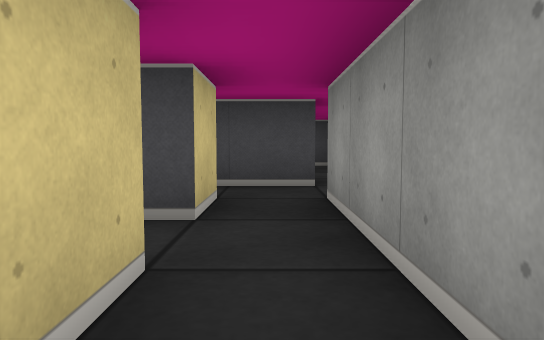
View 1 (above)

23 first-person views from a walk through a cub3D maze. The camera is about half as high as the walls, tilts 4° down and sees 70° across. The floor is counted in squares. Each view is taken from the middle of a square. On the plan, view 1 faces up. The plan holds only what a view shows up to about 9 squares ahead; the rest is blank.

View 2
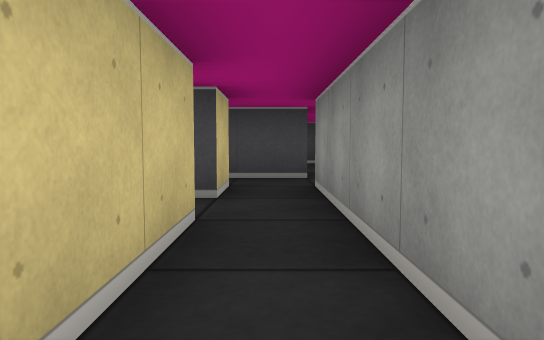

View 3
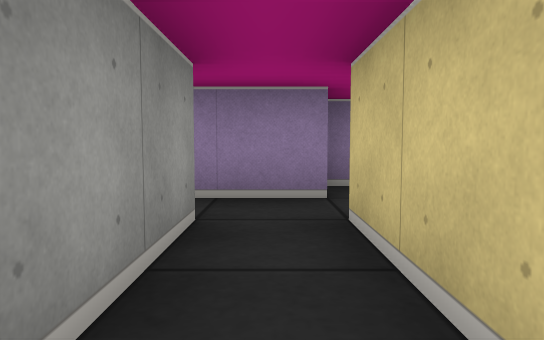

View 4
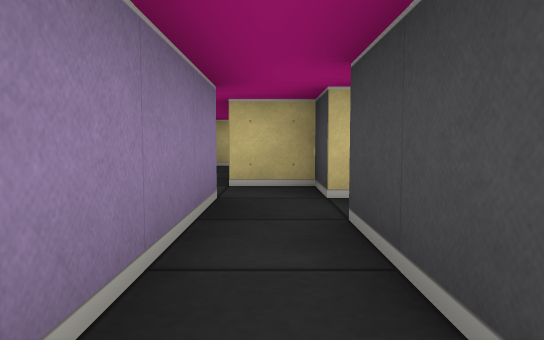

View 5
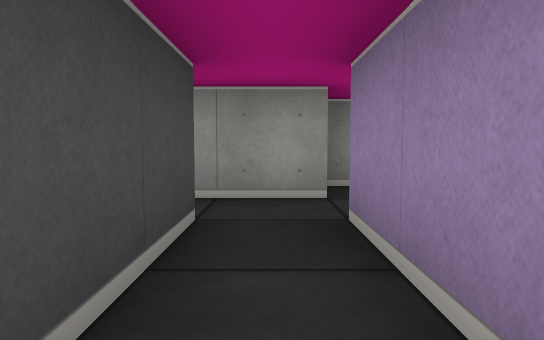

View 6
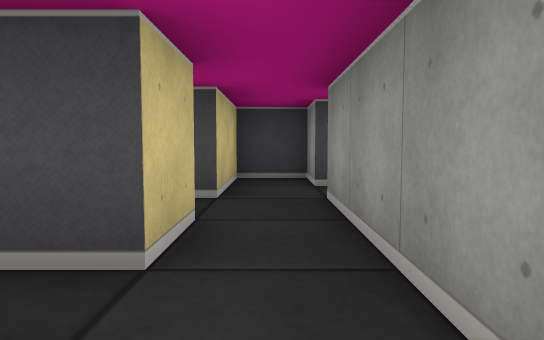

View 7
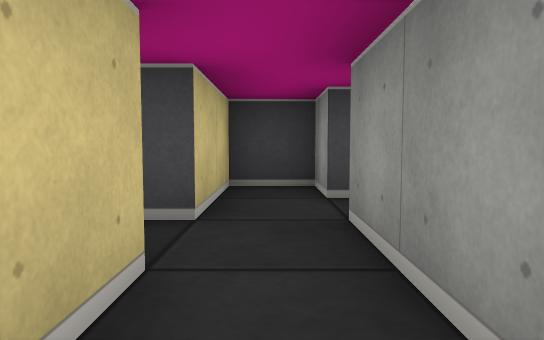

View 8
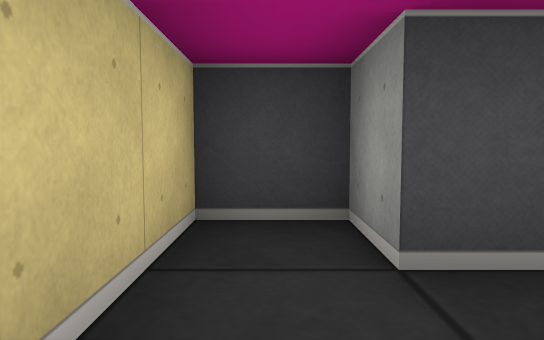

View 9
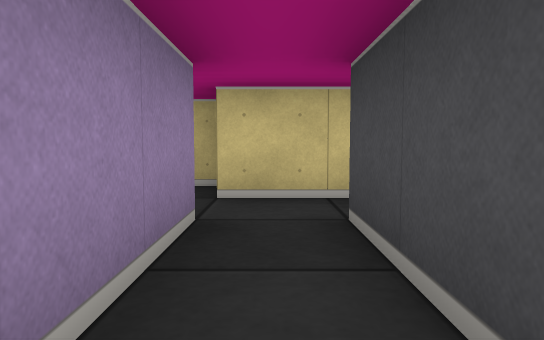

View 10
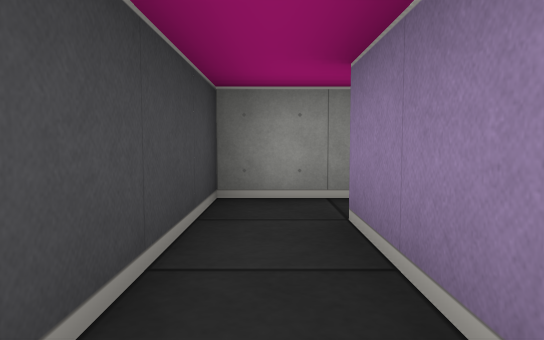

View 11
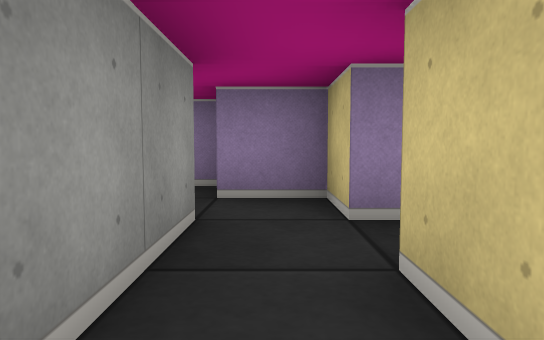

View 12
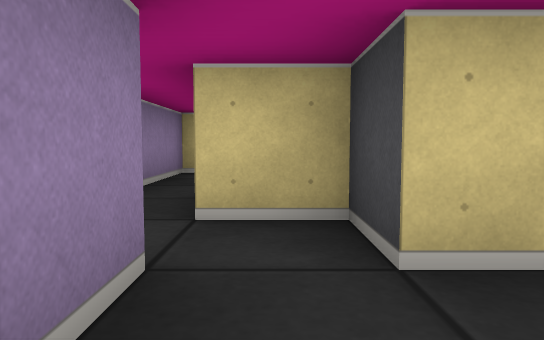

View 13
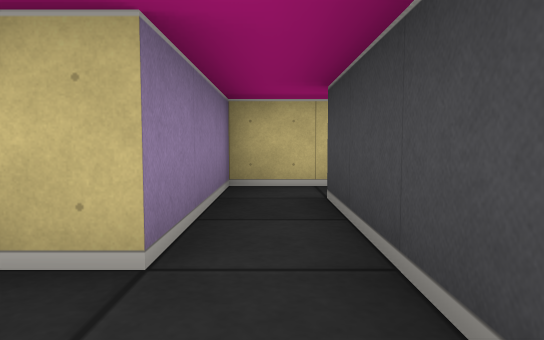

View 14
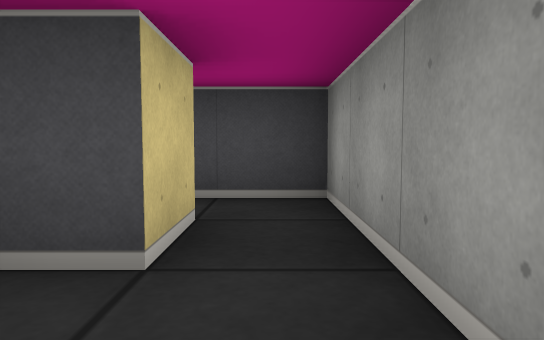

View 15
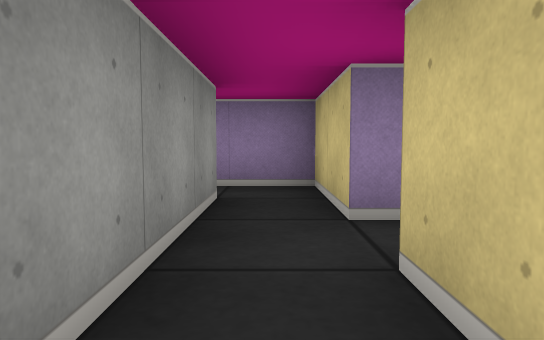

View 16
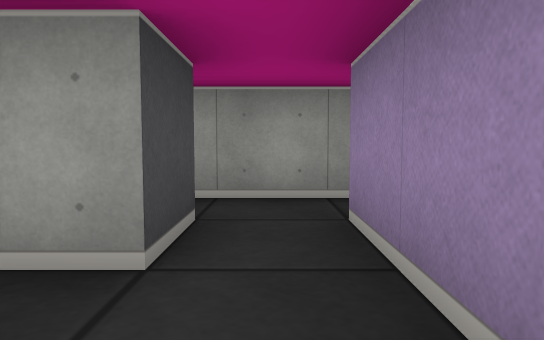

View 17
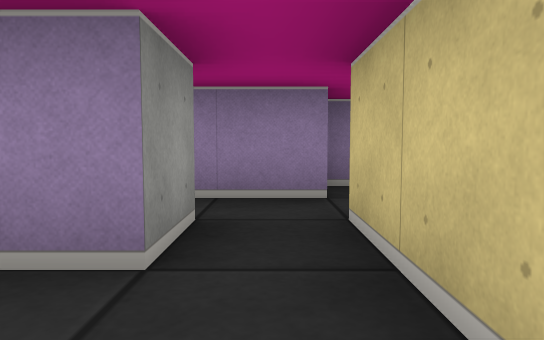

View 18
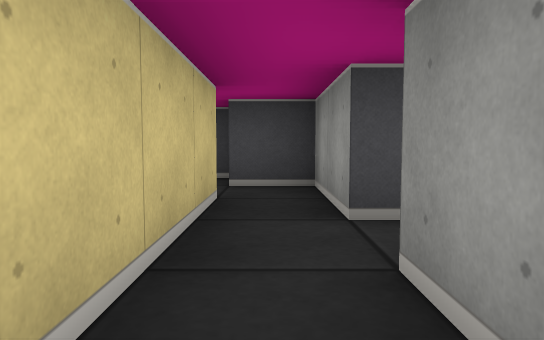

View 19
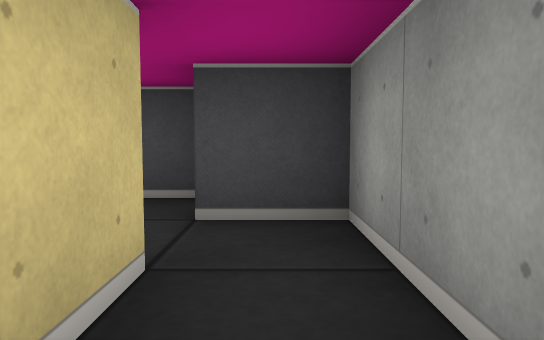

View 20
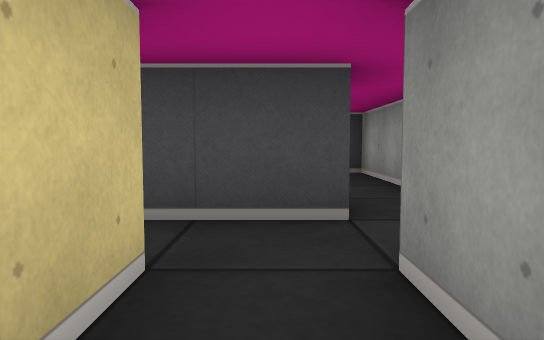

View 21
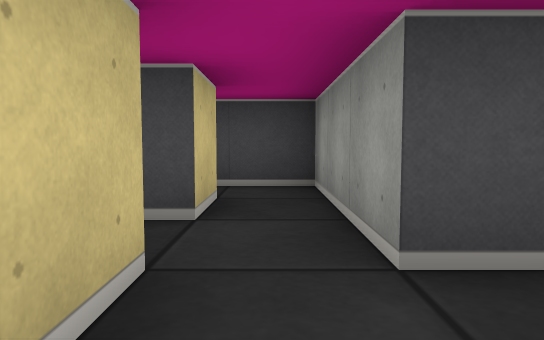

View 22
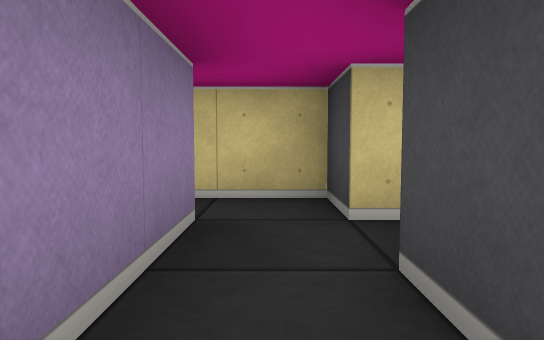

View 23
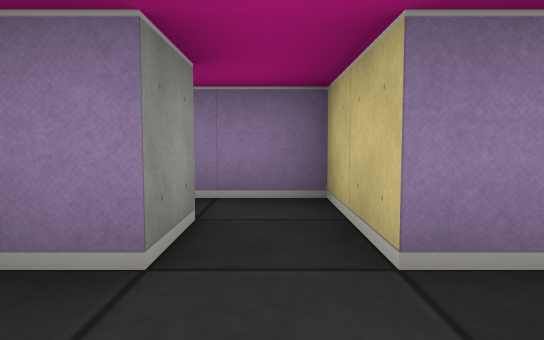

### Floor plan
Key: @ floor where view 1 was taken; # wall or solid block; . floor.
Columns run from 6 left of view 1 to 7 right of it. Each row starts with its distance up from view 1.
  9       ###
  8    #  ..#
  7    ####.#
  6    #.#..#
  5    #.##..
  4    #....###
  3   ##.#.##.####
  2   #....##....#
  1  .####.#..##.#
  0 ...###@##.#..#
 -1 #.###.....##.#
 -2 #.....###..###
 -3 ####.## ##. ##
 -4          ##

Where each view was taken, in squares from view 1:
view 1: 0 up, 0 right, facing up
view 2: 1 down, 0 right, facing up
view 3: 2 up, 0 right, facing down
view 4: 1 down, 3 right, facing left
view 5: 1 down, 0 right, facing right
view 6: 2 down, 3 right, facing up
view 7: 1 down, 3 right, facing up
view 8: 1 up, 3 right, facing up
view 9: 2 up, 6 right, facing left
view 10: 2 up, 3 right, facing right
view 11: 1 up, 3 right, facing down
view 12: 1 down, 1 right, facing left
view 13: 2 down, 1 left, facing left
view 14: 1 down, 6 right, facing up
view 15: 2 up, 6 right, facing down
view 16: 2 up, 3 left, facing right
view 17: 5 up, 2 left, facing down
view 18: 2 up, 2 left, facing up
view 19: 4 up, 2 left, facing up
view 20: 2 up, 0 right, facing up
view 21: 4 up, 1 right, facing up
view 22: 2 up, 0 right, facing left
view 23: 1 up, 5 left, facing down
